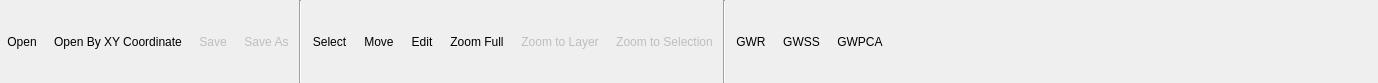
<?xml version="1.0" encoding="UTF-8"?>
<ui version="4.0">
 <class>GwmToolbar</class>
 <widget class="QWidget" name="GwmToolbar">
  <property name="geometry">
   <rect>
    <x>0</x>
    <y>0</y>
    <width>1378</width>
    <height>83</height>
   </rect>
  </property>
  <property name="windowTitle">
   <string>Form</string>
  </property>
  <layout class="QHBoxLayout" name="horizontalLayout">
   <property name="spacing">
    <number>3</number>
   </property>
   <property name="leftMargin">
    <number>0</number>
   </property>
   <property name="topMargin">
    <number>0</number>
   </property>
   <property name="rightMargin">
    <number>0</number>
   </property>
   <property name="bottomMargin">
    <number>0</number>
   </property>
   <item>
    <widget class="QToolButton" name="openLayerBtn">
     <property name="toolTip">
      <string>Open</string>
     </property>
     <property name="text">
      <string>Open</string>
     </property>
     <property name="icon">
      <iconset>
       <normalon>:/images/themes/default/mActionAddOgrLayer.svg</normalon>
      </iconset>
     </property>
     <property name="iconSize">
      <size>
       <width>24</width>
       <height>24</height>
      </size>
     </property>
     <property name="autoRaise">
      <bool>true</bool>
     </property>
    </widget>
   </item>
   <item>
    <widget class="QToolButton" name="openByXYBtn">
     <property name="toolTip">
      <string>Open By XY Coordinate</string>
     </property>
     <property name="text">
      <string>Open By XY Coordinate</string>
     </property>
     <property name="icon">
      <iconset>
       <normalon>:/images/themes/default/mActionAddDelimitedTextLayer.svg</normalon>
      </iconset>
     </property>
     <property name="iconSize">
      <size>
       <width>24</width>
       <height>24</height>
      </size>
     </property>
     <property name="autoRaise">
      <bool>true</bool>
     </property>
    </widget>
   </item>
   <item>
    <widget class="QToolButton" name="saveLayerBtn">
     <property name="enabled">
      <bool>false</bool>
     </property>
     <property name="toolTip">
      <string>Save</string>
     </property>
     <property name="text">
      <string>Save</string>
     </property>
     <property name="icon">
      <iconset>
       <normalon>:/images/themes/default/mActionFileSave.svg</normalon>
      </iconset>
     </property>
     <property name="iconSize">
      <size>
       <width>24</width>
       <height>24</height>
      </size>
     </property>
     <property name="autoRaise">
      <bool>true</bool>
     </property>
    </widget>
   </item>
   <item>
    <widget class="QToolButton" name="saveAsBtn">
     <property name="enabled">
      <bool>false</bool>
     </property>
     <property name="toolTip">
      <string>Save As</string>
     </property>
     <property name="text">
      <string>Save As</string>
     </property>
     <property name="icon">
      <iconset>
       <normalon>:/images/themes/default/mActionFileSaveAs.svg</normalon>
      </iconset>
     </property>
     <property name="iconSize">
      <size>
       <width>24</width>
       <height>24</height>
      </size>
     </property>
     <property name="autoRaise">
      <bool>true</bool>
     </property>
    </widget>
   </item>
   <item>
    <widget class="Line" name="line">
     <property name="baseSize">
      <size>
       <width>5</width>
       <height>0</height>
      </size>
     </property>
     <property name="orientation">
      <enum>Qt::Vertical</enum>
     </property>
    </widget>
   </item>
   <item>
    <widget class="QToolButton" name="selectBtn">
     <property name="toolTip">
      <string>Select</string>
     </property>
     <property name="text">
      <string>Select</string>
     </property>
     <property name="icon">
      <iconset>
       <normalon>:/images/themes/default/mActionIdentify.svg</normalon>
      </iconset>
     </property>
     <property name="iconSize">
      <size>
       <width>24</width>
       <height>24</height>
      </size>
     </property>
     <property name="autoRaise">
      <bool>true</bool>
     </property>
    </widget>
   </item>
   <item>
    <widget class="QToolButton" name="moveBtn">
     <property name="toolTip">
      <string>Move</string>
     </property>
     <property name="text">
      <string>Move</string>
     </property>
     <property name="icon">
      <iconset>
       <normalon>:/images/themes/default/mActionPan.svg</normalon>
      </iconset>
     </property>
     <property name="iconSize">
      <size>
       <width>24</width>
       <height>24</height>
      </size>
     </property>
     <property name="autoRaise">
      <bool>true</bool>
     </property>
    </widget>
   </item>
   <item>
    <widget class="QToolButton" name="editBtn">
     <property name="toolTip">
      <string>Edit</string>
     </property>
     <property name="text">
      <string>Edit</string>
     </property>
     <property name="icon">
      <iconset>
       <normalon>:/images/themes/default/mActionToggleEditing.svg</normalon>
      </iconset>
     </property>
     <property name="iconSize">
      <size>
       <width>24</width>
       <height>24</height>
      </size>
     </property>
     <property name="autoRaise">
      <bool>true</bool>
     </property>
    </widget>
   </item>
   <item>
    <widget class="QToolButton" name="zoomFullBtn">
     <property name="toolTip">
      <string>Zoom Full</string>
     </property>
     <property name="text">
      <string>Zoom Full</string>
     </property>
     <property name="icon">
      <iconset>
       <normalon>:/images/themes/default/mActionZoomFullExtent.svg</normalon>
      </iconset>
     </property>
     <property name="iconSize">
      <size>
       <width>24</width>
       <height>24</height>
      </size>
     </property>
     <property name="autoRaise">
      <bool>true</bool>
     </property>
    </widget>
   </item>
   <item>
    <widget class="QToolButton" name="zoomToLayerBtn">
     <property name="enabled">
      <bool>false</bool>
     </property>
     <property name="toolTip">
      <string>Zoom to Layer</string>
     </property>
     <property name="text">
      <string>Zoom to Layer</string>
     </property>
     <property name="icon">
      <iconset>
       <normalon>:/images/themes/default/mActionZoomToLayer.svg</normalon>
      </iconset>
     </property>
     <property name="iconSize">
      <size>
       <width>24</width>
       <height>24</height>
      </size>
     </property>
     <property name="autoRaise">
      <bool>true</bool>
     </property>
    </widget>
   </item>
   <item>
    <widget class="QToolButton" name="zoomToSelectionBtn">
     <property name="enabled">
      <bool>false</bool>
     </property>
     <property name="toolTip">
      <string>Zoom to Selection</string>
     </property>
     <property name="text">
      <string>Zoom to Selection</string>
     </property>
     <property name="icon">
      <iconset>
       <normalon>:/images/themes/default/mActionZoomToArea.svg</normalon>
      </iconset>
     </property>
     <property name="iconSize">
      <size>
       <width>24</width>
       <height>24</height>
      </size>
     </property>
     <property name="autoRaise">
      <bool>true</bool>
     </property>
    </widget>
   </item>
   <item>
    <widget class="Line" name="line_2">
     <property name="baseSize">
      <size>
       <width>5</width>
       <height>0</height>
      </size>
     </property>
     <property name="orientation">
      <enum>Qt::Vertical</enum>
     </property>
    </widget>
   </item>
   <item>
    <widget class="QToolButton" name="gwmodelGWRBtn">
     <property name="toolTip">
      <string>GWR</string>
     </property>
     <property name="text">
      <string>GWR</string>
     </property>
     <property name="iconSize">
      <size>
       <width>24</width>
       <height>24</height>
      </size>
     </property>
     <property name="autoRaise">
      <bool>true</bool>
     </property>
    </widget>
   </item>
   <item>
    <widget class="QToolButton" name="gwmodelGWSSBtn">
     <property name="toolTip">
      <string>GWSS</string>
     </property>
     <property name="text">
      <string>GWSS</string>
     </property>
     <property name="iconSize">
      <size>
       <width>24</width>
       <height>24</height>
      </size>
     </property>
     <property name="autoRaise">
      <bool>true</bool>
     </property>
    </widget>
   </item>
   <item>
    <widget class="QToolButton" name="gwmodelGWPCABtn">
     <property name="toolTip">
      <string>GWPCA</string>
     </property>
     <property name="text">
      <string>GWPCA</string>
     </property>
     <property name="iconSize">
      <size>
       <width>24</width>
       <height>24</height>
      </size>
     </property>
     <property name="autoRaise">
      <bool>true</bool>
     </property>
    </widget>
   </item>
   <item>
    <spacer name="horizontalSpacer">
     <property name="orientation">
      <enum>Qt::Horizontal</enum>
     </property>
     <property name="sizeHint" stdset="0">
      <size>
       <width>40</width>
       <height>20</height>
      </size>
     </property>
    </spacer>
   </item>
  </layout>
 </widget>
 <resources/>
 <connections/>
</ui>
